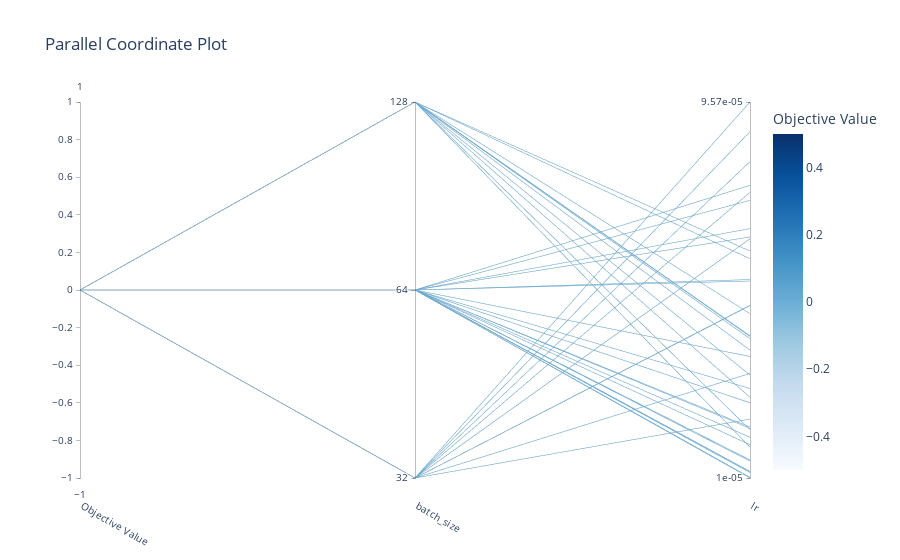

Write notebook code for a chart like this one.
### Code cell
optuna.visualization.plot_parallel_coordinate(study)

### Figure 1 — Plotly figure (JSON) as saved in the notebook; plotly's stock layout.template omitted (floating-point values rounded to 4 significant figures)
{"data": [{"dimensions": [{"label": "Objective Value", "range": [0, 0], "values": [0, 0, 0, 0, 0, 0, 0, 0, 0, 0, 0, 0, 0, 0, 0, 0, 0, 0, 0, 0, 0, 0, 0, 0, 0, 0, 0, 0, 0, 0, 0, 0, 0, 0, 0, 0, 0, 0, 0, 0]}, {"label": "batch_size", "range": [0, 2], "ticktext": [32, 64, 128], "tickvals": [0, 1, 2], "values": [0, 0, 0, 0, 0, 0, 0, 0, 0, 1, 1, 1, 1, 1, 1, 1, 1, 1, 1, 1, 1, 1, 1, 1, 1, 1, 1, 1, 1, 2, 2, 2, 2, 2, 2, 2, 2, 2, 2, 2]}, {"label": "lr", "range": [-4.998, -4.019], "ticktext": ["1e-05", "9.57e-05"], "tickvals": [-4.998, -4.019], "values": [-4.175, -4.549, -4.019, -4.549, -4.097, -4.254, -4.726, -4.845, -4.375, -4.954, -4.485, -4.765, -4.482, -4.951, -4.236, -4.275, -4.349, -4.371, -4.866, -4.984, -4.869, -4.981, -4.998, -4.912, -4.982, -4.996, -4.892, -4.802, -4.682, -4.918, -4.427, -4.73, -4.788, -4.628, -4.635, -4.629, -4.665, -4.872, -4.57, -4.407]}], "labelangle": 30, "labelside": "bottom", "line": {"color": [0, 0, 0, 0, 0, 0, 0, 0, 0, 0, 0, 0, 0, 0, 0, 0, 0, 0, 0, 0, 0, 0, 0, 0, 0, 0, 0, 0, 0, 0, 0, 0, 0, 0, 0, 0, 0, 0, 0, 0], "colorbar": {"title": {"text": "Objective Value"}}, "colorscale": [[0, "rgb(247,251,255)"], [0.125, "rgb(222,235,247)"], [0.25, "rgb(198,219,239)"], [0.375, "rgb(158,202,225)"], [0.5, "rgb(107,174,214)"], [0.625, "rgb(66,146,198)"], [0.75, "rgb(33,113,181)"], [0.875, "rgb(8,81,156)"], [1, "rgb(8,48,107)"]], "reversescale": false, "showscale": true}, "type": "parcoords"}], "layout": {"title": {"text": "Parallel Coordinate Plot"}}}
